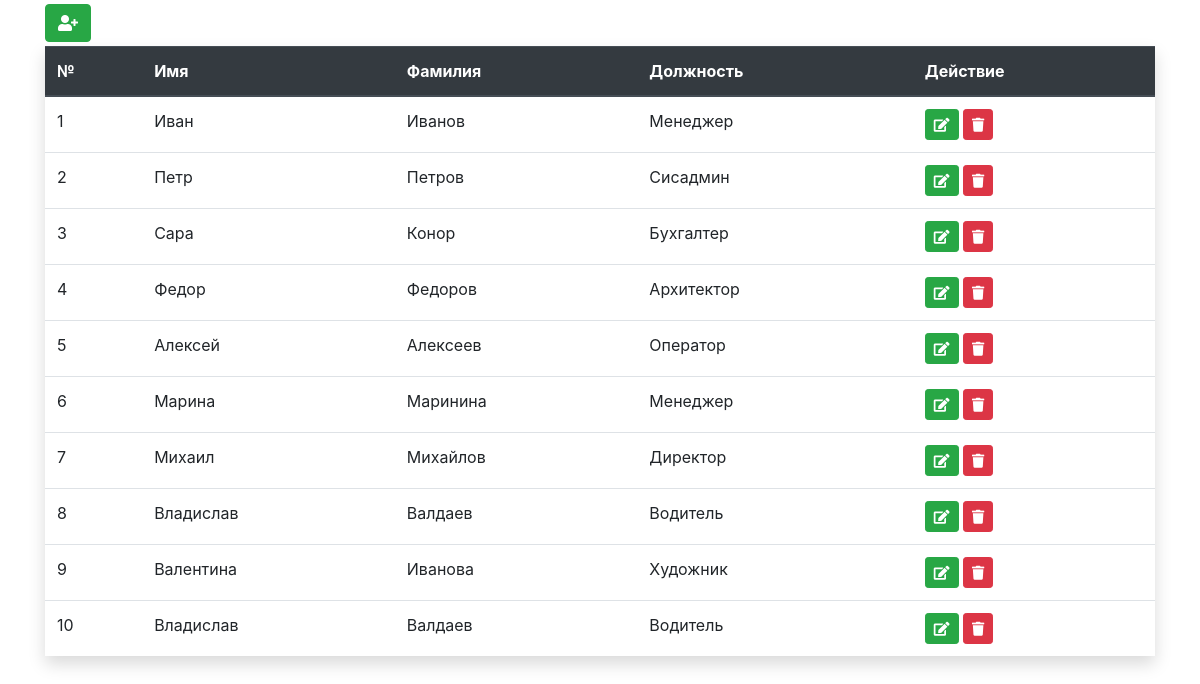
Screenshot of /php/myapp/index.php with the database file from the repository.
### tables this page shows
CREATE TABLE `users` (
  `id` int(11) NOT NULL,
  `name` varchar(50) NOT NULL,
  `last_name` varchar(50) NOT NULL,
  `pos` varchar(50) NOT NULL
);

### php/myapp/func.php (called while the page is built, shortened)
<?php
include 'config.php';
$sql = $pdo->prepare("SELECT * FROM `users`");
$sql->execute();
$result = $sql->fetchAll();

### php/myapp/index.php (the view, shortened to what this page needs)
<?php
include 'func.php';
?>
<!DOCTYPE html>
<html lang="en">
<head>
	<link rel="stylesheet" href="https://stackpath.bootstrapcdn.com/bootstrap/4.3.1/css/bootstrap.min.css">
	<link rel="stylesheet" type="text/css" href="https://cdnjs.cloudflare.com/ajax/libs/font-awesome/5.9.0/css/all.css">
</head>
<body>
	<div class="container">
		<div class="row">
			<div class="col mt-1">
				<button class="btn btn-success mb-1" data-toggle="modal" data-target="#Modal"><i class="fa fa-user-plus"></i></button>
				<table class="table shadow ">
					<thead class="thead-dark">
						<tr>
							<th>№</th>
							<th>Имя</th>
							<th>Фамилия</th>
							<th>Должность</th>
							<th>Действие</th>
						</tr>
						<?php foreach ($result as $value) { ?>
						<tr>
							<td><?=$value['id'] ?></td>
							<td><?=$value['name'] ?></td>
							<td><?=$value['last_name'] ?></td>
							<td><?=$value['pos'] ?></td>
							<td>
								<a href="?edit=<?=$value['id'] ?>" class="btn btn-success btn-sm" data-toggle="modal" data-target="#editModal<?=$value['id'] ?>"><i class="fa fa-edit"></i></a>
								<a href="?delete=<?=$value['id'] ?>" class="btn btn-danger btn-sm" data-toggle="modal" data-target="#deleteModal<?=$value['id'] ?>"><i class="fa fa-trash"></i></a>
							</td>
						</tr> <?php } ?>
					</thead>
				</table>
			</div>
		</div>
	</div>

### rows the page displays
users: id "1", name "Иван", last_name "Иванов", pos "Менеджер"
users: id "2", name "Петр", last_name "Петров", pos "Сисадмин"
users: id "3", name "Сара", last_name "Конор", pos "Бухгалтер"
users: id "4", name "Федор", last_name "Федоров", pos "Архитектор"
users: id "5", name "Алексей", last_name "Алексеев", pos "Оператор"
users: id "6", name "Марина", last_name "Маринина", pos "Менеджер"
users: id "7", name "Михаил", last_name "Михайлов", pos "Директор"
users: id "8", name "Владислав", last_name "Валдаев", pos "Водитель"
users: id "9", name "Валентина", last_name "Иванова", pos "Художник"
users: id "10", name "Владислав", last_name "Валдаев", pos "Водитель"
